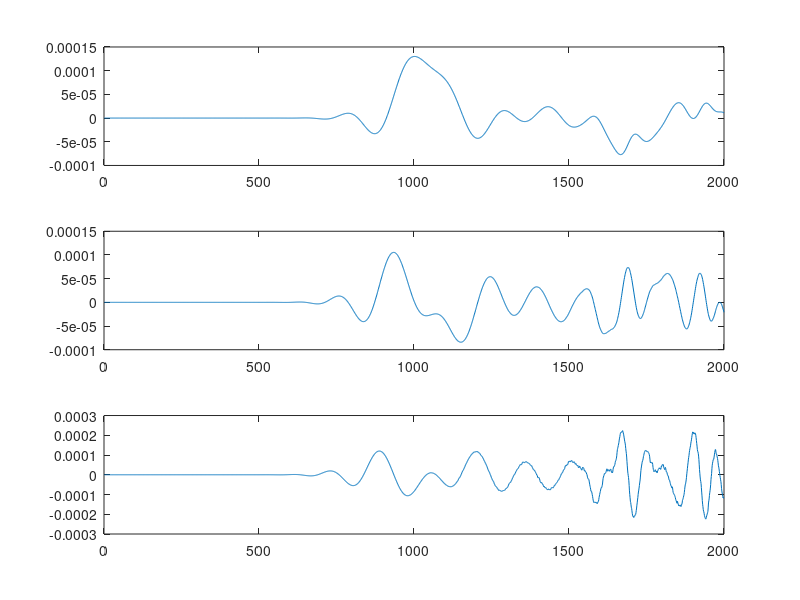

Source code (MATLAB):

clc;clear;
% Runge Kutta solver for a two degrees of freedom system under earthquake

n=2; % story number
m0=1; % story mass
k0=2000*m0; % story stiffness
epsilon_1=0.05; epsilon_2=0.07; % damping ratios
w1=4.0; w2=10.0;  % 1st, 2nd circular frequency

nt=2000; % total time steps
dt=0.02; % time step size

load('waveinput5021-0.1g.txt');

input_acc=waveinput5021_0_1g(:,2);

%%
% construct mass, stiffness, damping matrices

M_mat=[m0 0; 0 m0];
K_mat=[2*k0 -k0; -k0 k0];

alpha1=2*w1*w2*(epsilon_1*w2-epsilon_2*w1)/(w2^2-w1^2);
alpha2=2*(epsilon_2*w2-epsilon_1*w1)/(w2^2-w1^2);

C_mat=alpha1*M_mat + alpha2*K_mat;

M_inv=[1/m0 0; 0 1/m0];

%%
u(n,nt)=0;
v(n,nt)=0;
a(n,nt)=0;


for i=2:nt
    
    acc_vec_n = input_acc(i-1)*[1; 1];
    acc_vec_nplus1 = input_acc(i)*[1; 1];
    acc_vec_nplushalf = (acc_vec_n + acc_vec_nplus1)/2;
    
    K1=v(:,i-1);
    M1=M_inv*(-C_mat*v(:,i-1)-K_mat*u(:,i-1)-M_mat*acc_vec_n);
    
    K2=v(:,i-1) + dt/2*M1;
    M2=M_inv*(-C_mat*(v(:,i-1) + dt/2*M1)-K_mat*(u(:,i-1) + dt/2*K1)-M_mat*acc_vec_nplushalf);
    
    K3=v(:,i-1) + dt/2*M2;
    M3=M_inv*(-C_mat*(v(:,i-1) + dt/2*M2)-K_mat*(u(:,i-1) + dt/2*K2)-M_mat*acc_vec_nplushalf);
    
    K4=v(:,i-1) + dt*M3;
    M4=M_inv*(-C_mat*(v(:,i-1) + dt*M3)-K_mat*(u(:,i-1) + dt*K3)-M_mat*acc_vec_nplus1);
    
    u(:,i) = u(:,i-1) + dt/6*( K1 + 2*K2 + 2*K3 + K4 );
    v(:,i) = v(:,i-1) + dt/6*( M1 + 2*M2 + 2*M3 + M4 );
    a(:,i) = ( v(:,i)-v(:,i-1) )/dt;
    
   
    
end

%%
subplot(3,1,1)
plot(u(1,:));

subplot(3,1,2)
plot(v(1,:));

subplot(3,1,3)
plot(a(1,:));


